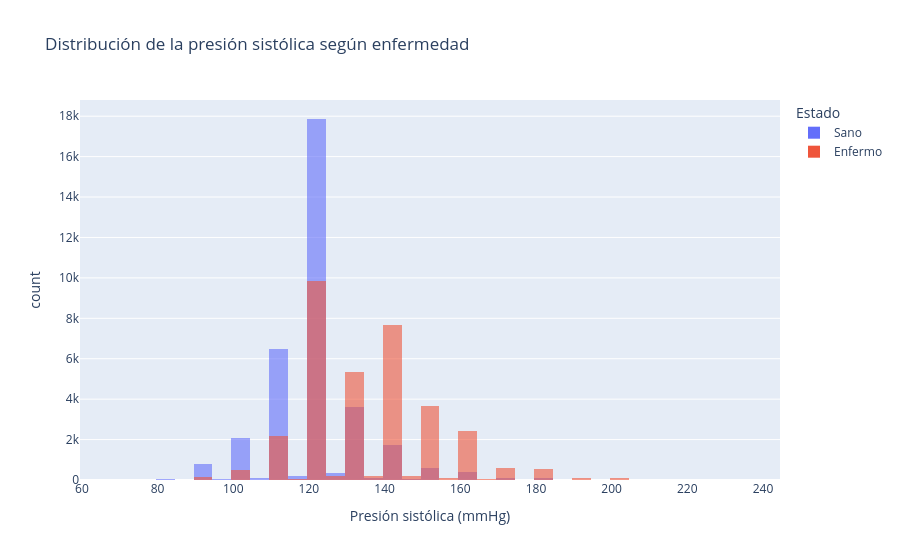

The code cell stored with this chart in its notebook:
### Markdown cell above
**Grafico interactivo**

### Code cell
import plotly.express as px

datos["enfermedad"] = datos["cardio"].map({0: "Sano", 1: "Enfermo"})

fig = px.histogram(datos, x="ap_hi", color="enfermedad", barmode="overlay",
                   nbins=50, opacity=0.6,
                   labels={"ap_hi": "Presión sistólica (mmHg)", "enfermedad": "Estado"},
                   title="Distribución de la presión sistólica según enfermedad")
fig.show()

### Figure 1 — Plotly figure (JSON) as saved in the notebook; plotly's stock layout.template omitted (floating-point values rounded to 4 significant figures; data arrays with more than 128 entries replaced by an {"elided": "..."} marker saying what was removed)
{"data": [{"bingroup": "x", "hovertemplate": "Estado=Sano<br>Presión sistólica (mmHg)=%{x}<br>count=%{y}<extra></extra>", "legendgroup": "Sano", "marker": {"color": "#636efa", "opacity": 0.6, "pattern": {"shape": ""}}, "name": "Sano", "nbinsx": 50, "orientation": "v", "showlegend": true, "type": "histogram", "x": {"elided": "34678 int values"}, "xaxis": "x", "yaxis": "y"}, {"bingroup": "x", "hovertemplate": "Estado=Enfermo<br>Presión sistólica (mmHg)=%{x}<br>count=%{y}<extra></extra>", "legendgroup": "Enfermo", "marker": {"color": "#EF553B", "opacity": 0.6, "pattern": {"shape": ""}}, "name": "Enfermo", "nbinsx": 50, "orientation": "v", "showlegend": true, "type": "histogram", "x": {"elided": "33954 int values"}, "xaxis": "x", "yaxis": "y"}], "layout": {"barmode": "overlay", "legend": {"title": {"text": "Estado"}, "tracegroupgap": 0}, "title": {"text": "Distribución de la presión sistólica según enfermedad"}, "xaxis": {"anchor": "y", "domain": [0, 1], "title": {"text": "Presión sistólica (mmHg)"}}, "yaxis": {"anchor": "x", "domain": [0, 1], "title": {"text": "count"}}}}
